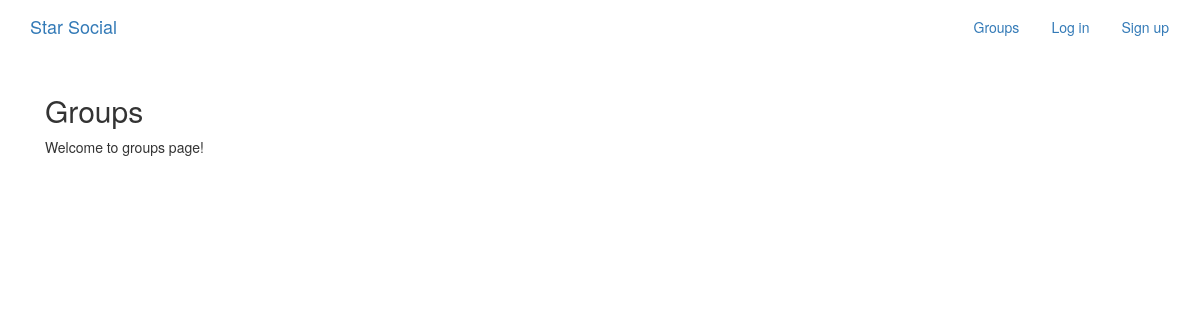
The page /groups/ on the database as committed earlier.
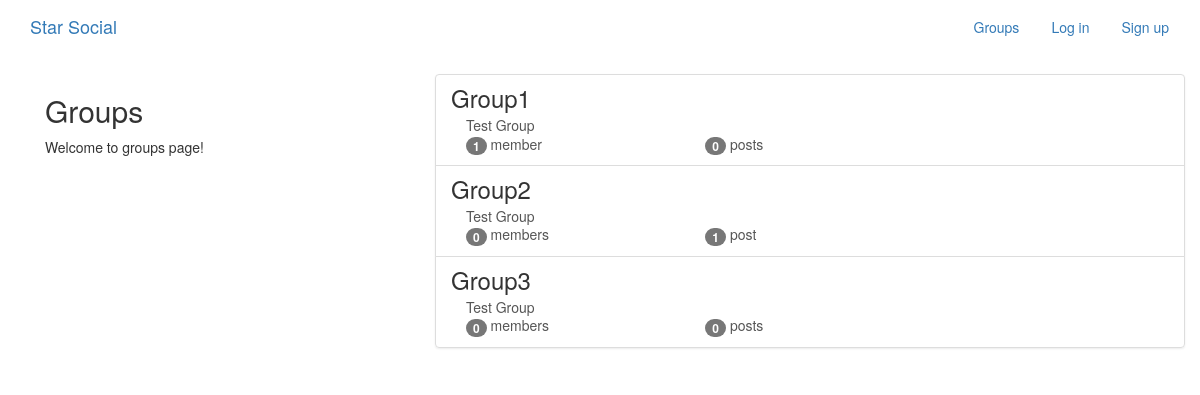
The same page on the database as committed later.
### groups/models.py (models this page shows, shortened)
class Group(models.Model):
    name = models.CharField(max_length=255,unique=True)
    slug = models.SlugField(allow_unicode=True,unique=True)
    description = models.TextField(blank=True,default='')
    members = models.ManyToManyField(User,through='GroupMember')
    class Meta:
        ordering = ['name']

### groups/views.py (the view)
class ListGroups(generic.ListView):
    model=Group

### groups/templates/groups/group_list.html (shortened to what this page needs)
{% extends "groups/group_base.html"%}
{% block pregroup %}
<div class="col-md-4">
    <div class="content">
        <h2>Groups</h2>
        <p>Welcome to groups page!</p>
    </div>
</div>
{% endblock%}
{% block group_content %}
<div class="col-md-8">
    <div class="list-group">
        {% for group in object_list %}
        <a class="list-group-item" href="{% url 'groups:single' slug=group.slug %}">
            <h3 class="title list-group-item-heading">{{group.name}}</h3>
            <div class="list-group-item-text container-fluid">
                {{group.description}}
                <div class="row">
                    <div class="col-md-4">
                        <span class="badge">{{group.members.count}}</span>
                        member{{group.members.count|pluralize}}
                    </div>
                    <div class="col-md-4">
                        <span class="badge">{{group.posts.count}}</span>
                        post{{group.posts.count|pluralize}}
                    </div>
                </div>
            </div>
        </a>
        {% endfor %}
    </div>
</div>
{% endblock%}

### groups/templates/groups/group_base.html (shortened to what this page needs)
{% extends "base.html"%}
{% block content %}
<div class="container">
<div class="row">
    {% block pregroup %}{%endblock%}
    {% block group_content %}{%endblock%}
</div>
</div>
{% endblock %}

### templates/base.html (shortened to what this page needs)
<!DOCTYPE html>
{% load static %}
<html>
    <head>
    <link rel="stylesheet" href="https://maxcdn.bootstrapcdn.com/bootstrap/3.3.7/css/bootstrap.min.css">
    <link rel="stylesheet" href="https://maxcdn.bootstrapcdn.com/bootstrap/3.3.7/css/bootstrap-theme.min.css">
    <link rel="stylesheet" href="{% static 'socialblog/css/master.css'%}">
    </head>
    <body>
        <nav class="navbar  mynav" role="navigation" id="navbar">
            <div class="container">
                <a class="navbar-brand mynav" href="{% url 'home' %}">Star Social</a>
                <ul class="nav navbar-nav navbar-right">
                        {% if user.is_authenticated %}
                  <li><a href="{% url 'posts:create' %}" class="btn btn-simple">Post</a></li>
                  <li><a href="{% url 'groups:all' %}" class="btn btn-simple">Groups</a></li>
                  <li><a href="{% url 'groups:create' %}" class="btn btn-simple">Create Group</a></li>
                  <li><a href="{% url 'accounts:logout' %}" class="btn btn-simple">Log out</a></li>
                        {% else %}
                              <li><a href="#"class="btn btn-simple">Groups</a></li>
                              <li><a href="{% url 'accounts:login' %}" class="btn btn-simple">Log in</a></li>
                              <li><a href="{% url 'accounts:signup' %}" class="btn btn-simple">Sign up</a></li>
                        {% endif %}
                </ul>
            </div>
        </nav>
        <div class="container mycontent">
        {% block content %}
        {% endblock %}
        </div>
    </body>
</html>

Rows that differ between the two databases and show on the page:
added Group: name "Group1", description "Test Group", members.count "1", posts.count "0"
added Group: name "Group2", description "Test Group", members.count "0", posts.count "1"
added Group: name "Group3", description "Test Group", members.count "0", posts.count "0"
